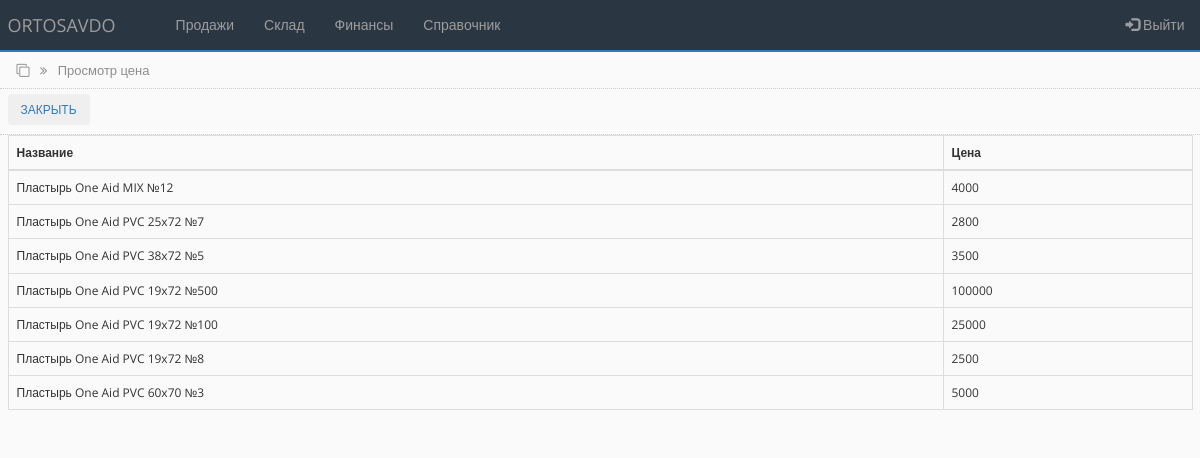
Page /view_price.php?id=25 (signed in) on the committed database.
### tables this page shows
CREATE TABLE `price_item_tbl` (
  `id` int(100) NOT NULL,
  `price_id` int(255) NOT NULL,
  `name` varchar(255) NOT NULL,
  `cost` int(255) NOT NULL
);

### view_price.php (the view, shortened to what this page needs)
<?php
include('settings.php');
include('bot_lib.php');
if (isset($_GET['id'])) {
   $id = $_GET['id'];
   $query = "SELECT * FROM price_item_tbl WHERE price_id='$id' ORDER by id DESC";
   $rs_result = mysqli_query ($connect, $query);
}
?>
<!DOCTYPE html>
<html lang="en">
<head>
    <link rel="stylesheet" href="https://maxcdn.bootstrapcdn.com/bootstrap/3.4.1/css/bootstrap.min.css">
    <link rel="stylesheet" href="https://cdnjs.cloudflare.com/ajax/libs/font-awesome/4.7.0/css/font-awesome.min.css">
    <link rel="stylesheet" href="css/bootstrap-grid.min.css">
    <link rel="stylesheet" href="css/style.css">
</head>
<body>
<?php include 'partSite/nav.php'; ?>
<div class="page_name">
    <div class="container-fluid">
        <i class="fa fa-clone" aria-hidden="true"></i>
        <i class="fa fa-angle-double-right right_cus"></i>
        <span class="right_cus">Просмотр цена</span>
    </div>
</div>
<div class="toolbar">
        <div class="container-fluid">
           <a href="price.php"> <button type="button" class="btn btn-light">Закрыть</button> </a>
        </div>
</div>
<div>
    <div class="container-fluid">
        <table class="table table-hover table-bordered">
        <thead>
            <tr>
            <th scope="col">Название</th>
            <th scope="col">Цена</th>
            </tr>
        </thead>
        <tbody>
<?php
    while ($row = mysqli_fetch_array($rs_result)) {
?>
            <tr>
                <td><?php echo $row["name"]; ?></td>
                <td><?php echo $row["cost"]; ?></td>
            </tr>
<?php
    };
?>
        </tbody>
        </table>
    </div>
</div>
</body>
</html>

### css/style.css (style rules this page uses)
* { box-sizing:border-box;margin:0;padding:0;transition:all 0.01s }
body { background-color:#FAFAFB;font-family:"Open Sans",sans-serif;font-size:12px }
.page_name { width:100%;height:37px;padding:9px;margin-top:-20px;border-bottom:1px dotted #CDCDCD;color:#8d8d8d;font-size:13px }
.right_cus { margin-left:7px }
.toolbar { width:100%;height:46px;margin:0;padding:5px 0;border-bottom:1px dotted #CDCDCD }
.toolbar .btn { text-transform:uppercase;font-size:12px }
.table { padding-top:10px }

### rows in the picture
price_item_tbl: name "Пластырь One Aid MIX №12", cost "4000"
price_item_tbl: name "Пластырь One Aid PVC 25x72 №7", cost "2800"
price_item_tbl: name "Пластырь One Aid PVC 38x72 №5", cost "3500"
price_item_tbl: name "Пластырь One Aid PVC 19x72 №500", cost "100000"
price_item_tbl: name "Пластырь One Aid PVC 19x72 №100", cost "25000"
price_item_tbl: name "Пластырь One Aid PVC 19x72 №8", cost "2500"
price_item_tbl: name "Пластырь One Aid PVC 60x70 №3", cost "5000"
